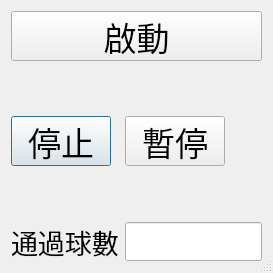
<?xml version="1.0" encoding="UTF-8"?>
<ui version="4.0">
 <class>Dialog</class>
 <widget class="QDialog" name="Dialog">
  <property name="geometry">
   <rect>
    <x>0</x>
    <y>0</y>
    <width>273</width>
    <height>273</height>
   </rect>
  </property>
  <property name="minimumSize">
   <size>
    <width>273</width>
    <height>273</height>
   </size>
  </property>
  <property name="maximumSize">
   <size>
    <width>273</width>
    <height>273</height>
   </size>
  </property>
  <property name="windowTitle">
   <string>鋼球運動系統控制板</string>
  </property>
  <property name="sizeGripEnabled">
   <bool>true</bool>
  </property>
  <layout class="QGridLayout" name="gridLayout">
   <item row="1" column="0" rowspan="2" colspan="2">
    <widget class="QPushButton" name="stop">
     <property name="minimumSize">
      <size>
       <width>50</width>
       <height>50</height>
      </size>
     </property>
     <property name="maximumSize">
      <size>
       <width>100</width>
       <height>50</height>
      </size>
     </property>
     <property name="font">
      <font>
       <pointsize>25</pointsize>
      </font>
     </property>
     <property name="text">
      <string>停止</string>
     </property>
    </widget>
   </item>
   <item row="1" column="2" rowspan="2">
    <widget class="QPushButton" name="pause">
     <property name="minimumSize">
      <size>
       <width>100</width>
       <height>50</height>
      </size>
     </property>
     <property name="maximumSize">
      <size>
       <width>100</width>
       <height>50</height>
      </size>
     </property>
     <property name="font">
      <font>
       <pointsize>25</pointsize>
      </font>
     </property>
     <property name="text">
      <string>暫停</string>
     </property>
    </widget>
   </item>
   <item row="3" column="2">
    <widget class="QLineEdit" name="display">
     <property name="font">
      <font>
       <pointsize>20</pointsize>
      </font>
     </property>
     <property name="alignment">
      <set>Qt::AlignRight|Qt::AlignTrailing|Qt::AlignVCenter</set>
     </property>
    </widget>
   </item>
   <item row="3" column="0" colspan="2">
    <widget class="QLabel" name="label">
     <property name="font">
      <font>
       <pointsize>20</pointsize>
      </font>
     </property>
     <property name="text">
      <string>通過球數</string>
     </property>
    </widget>
   </item>
   <item row="0" column="0" colspan="3">
    <widget class="QPushButton" name="start">
     <property name="minimumSize">
      <size>
       <width>0</width>
       <height>50</height>
      </size>
     </property>
     <property name="maximumSize">
      <size>
       <width>16777215</width>
       <height>50</height>
      </size>
     </property>
     <property name="font">
      <font>
       <pointsize>25</pointsize>
      </font>
     </property>
     <property name="text">
      <string>啟動</string>
     </property>
    </widget>
   </item>
  </layout>
 </widget>
 <resources/>
 <connections/>
</ui>
